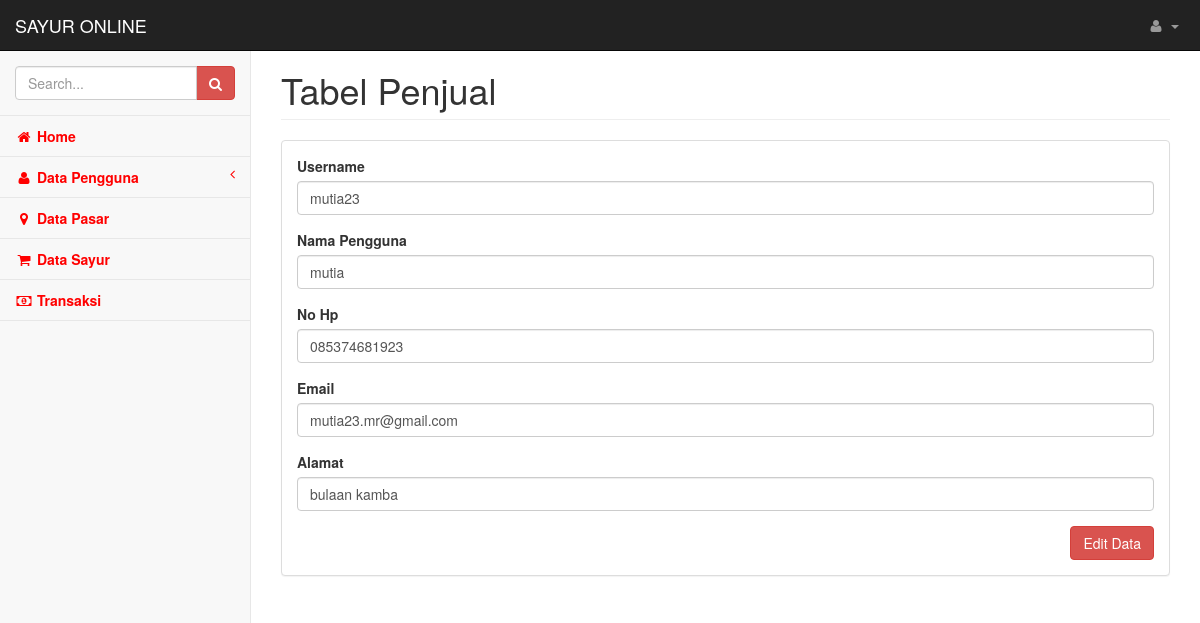
Screenshot of /Backend/edit_penjual/35 with the database file from the repository.
### tables this page shows
CREATE TABLE `pengguna` (
  `id_pengguna` int(11) NOT NULL,
  `username` varchar(20) NOT NULL,
  `password` varchar(50) NOT NULL,
  `nama` varchar(50) NOT NULL,
  `no_hp` varchar(15) NOT NULL,
  `email` varchar(50) NOT NULL,
  `alamat` text NOT NULL,
  `status` varchar(10) NOT NULL
);

### application/controllers/Backend.php (called while the page is built, shortened)
<?php
class Backend extends CI_Controller {
    public function __construct()
    {
    	$this->load->model('M_pengguna');
        $this->load->model('M_pasar');
        $this->load->model('M_sayur');
        $this->load->model('M_transaksi');
        $this->load->library('form_validation');
        $this->load->helper(array('form', 'url'));
    }
    public function edit_penjual($id_pengguna)
    {
        $data['data_pengguna'] = $this->db->query("select * from pengguna where id_pengguna = $id_pengguna");
        $this->load->view('penjual/edit_penjual', $data);
    }
}

### index.php (called while the page is built, shortened)
<?php
require_once BASEPATH.'core/CodeIgniter.php';

### application/views/penjual/edit_penjual.php (the view, shortened to what this page needs)
<!DOCTYPE html>
<html lang="en">
    <head>
    </head>
    <body>
        <div id="wrapper">
            <nav class="navbar navbar-inverse navbar-fixed-top" role="navigation">
            </nav>
            <div id="page-wrapper">
                <div class="row">
                    <div class="col-lg-12">
                        <h1 class="page-header">Tabel Penjual</h1>
                    </div>
                </div>
                <div class="row">
                    <div class="col-lg-12">
                        <div class="panel panel-default">
                            <div class="panel-body">
                                <div class="row">
                                    <div class="col-lg-12">
                                        <?php foreach ($data_pengguna->result_array() as $pengguna) { ?>
                                            <?php echo form_open_multipart('Backend/proses_edit_penjual'); ?>
                                            <div class="form-group">
                                                <label>Username</label>
                                                <input class="form-control" type="text" name="username" id="username" value="<?php echo $pengguna['username'] ?>">
                                            </div>
                                            <div class="form-group">
                                                <label>Nama Pengguna</label>
                                                <input class="form-control" type="text" name="nama" id="nama" value="<?php echo $pengguna['nama'] ?>">
                                            </div>
                                            <div class="form-group">
                                                <label>No Hp</label>
                                                <input class="form-control" type="text" name="no_hp" id="no_hp" value="<?php echo $pengguna['no_hp'] ?>">
                                            </div>
                                            <div class="form-group">
                                                <label>Email</label>
                                                <input class="form-control" type="text" name="email" id="email" value="<?php echo $pengguna['email'] ?>">
                                            </div>
                                            <div class="form-group">
                                                <label>Alamat</label>
                                                <input class="form-control" name="alamat" id="alamat" value="<?php echo $pengguna['alamat'] ?>">
                                            </div>
                                            <button type="submit" class="btn btn-danger pull-right">Edit Data</button>
                                        <?php } ?>
                                    </div>
                                </div>
                            </div>
                        </div>
                    </div>
                </div>
            </div>
        </div>
    </body>
</html>

### assets/backend/css/startmin.css (style rules this page uses)
body { background-color: #f8f8f8; }
#wrapper { width: 100%; }
#page-wrapper { padding: 30px 15px 0 15px; min-height: 568px; background-color: #fff; }
@media (min-width:768px) { #page-wrapper { position: inherit; margin-left: 250px; padding: 30px 30px 0 30px; border-left: 1px solid #e7e7e7; } }

### rows the page displays
pengguna: username "mutia23", nama "mutia", no_hp "085374681923", email "mutia23.mr@gmail.com", alamat "bulaan kamba"
